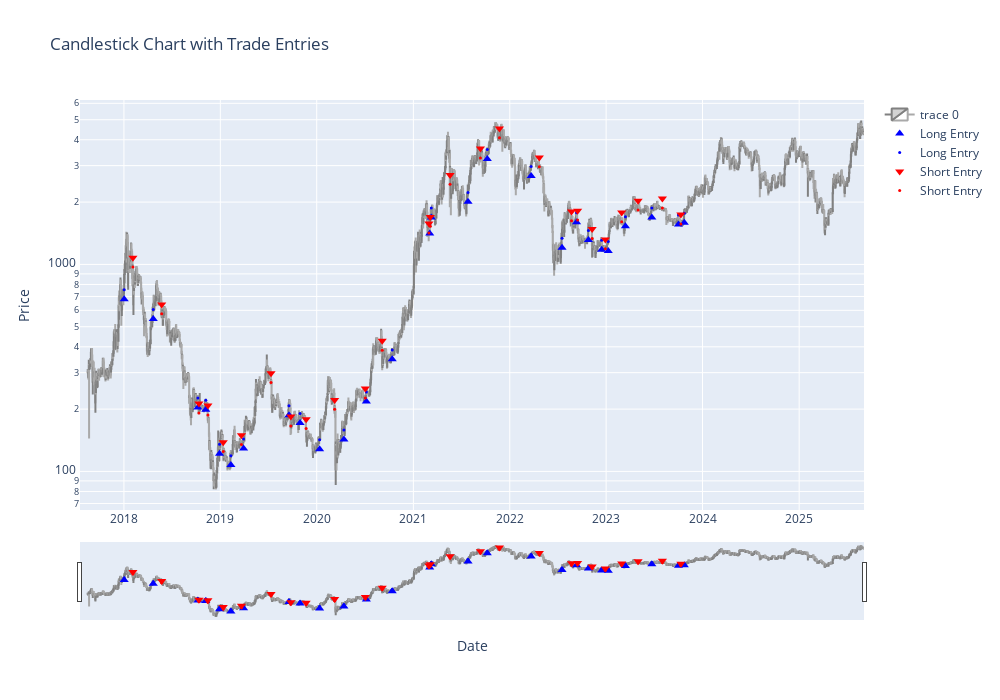

Notebook cell for this chart:
### Code cell
# Produce Trades and Equity Data (for plots)
tradesETH2_IS = op.backtest(dataETH, indicator_names, long_filters, short_filters, paramsETH2, mode, 'tradesDF', backtest_startdate, backtest_enddate)
equityETH2_IS = op.backtest(dataETH, indicator_names, long_filters, short_filters, paramsETH2, mode, 'equityDF', backtest_startdate, backtest_enddate)
metricsETH2_IS = op.backtest(dataETH, indicator_names, long_filters, short_filters, paramsETH2, mode, 'MetricsTable', backtest_startdate, backtest_enddate)

# Plot Candlestick Chart for Trade Visualisation
plot.candleChart(dataETH, tradesETH2_IS, mode)
